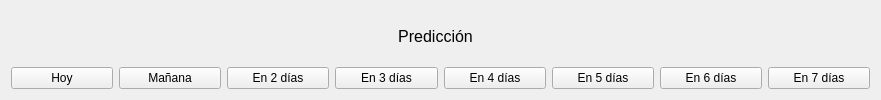
         <widget class="QWidget" name="widget" native="true">
          <property name="maximumSize">
           <size>
            <width>16777215</width>
            <height>100</height>
           </size>
          </property>
          <layout class="QGridLayout" name="gridLayout_3">
           <item row="0" column="0">
            <widget class="QWidget" name="widget_5" native="true">
             <layout class="QHBoxLayout" name="horizontalLayout_5">
              <item>
               <layout class="QHBoxLayout" name="horizontalLayout_4">
                <item>
                 <spacer name="horizontalSpacer_3">
                  <property name="orientation">
                   <enum>Qt::Horizontal</enum>
                  </property>
                  <property name="sizeHint" stdset="0">
                   <size>
                    <width>378</width>
                    <height>20</height>
                   </size>
                  </property>
                 </spacer>
                </item>
                <item>
                 <widget class="QLabel" name="label">
                  <property name="font">
                   <font>
                    <pointsize>12</pointsize>
                   </font>
                  </property>
                  <property name="autoFillBackground">
                   <bool>false</bool>
                  </property>
                  <property name="text">
                   <string>Predicción</string>
                  </property>
                  <property name="alignment">
                   <set>Qt::AlignCenter</set>
                  </property>
                 </widget>
                </item>
                <item>
                 <spacer name="horizontalSpacer_4">
                  <property name="orientation">
                   <enum>Qt::Horizontal</enum>
                  </property>
                  <property name="sizeHint" stdset="0">
                   <size>
                    <width>388</width>
                    <height>20</height>
                   </size>
                  </property>
                 </spacer>
                </item>
               </layout>
              </item>
             </layout>
            </widget>
           </item>
           <item row="1" column="0">
            <layout class="QHBoxLayout" name="divDiasRf">
             <item>
              <widget class="QPushButton" name="btnHoy">
               <property name="text">
                <string>Hoy</string>
               </property>
               <property name="checkable">
                <bool>true</bool>
               </property>
               <property name="autoExclusive">
                <bool>true</bool>
               </property>
              </widget>
             </item>
             <item>
              <widget class="QPushButton" name="btnManiana">
               <property name="text">
                <string>Mañana</string>
               </property>
               <property name="checkable">
                <bool>true</bool>
               </property>
               <property name="autoExclusive">
                <bool>true</bool>
               </property>
              </widget>
             </item>
             <item>
              <widget class="QPushButton" name="btn2dias">
               <property name="text">
                <string>En 2 días</string>
               </property>
               <property name="checkable">
                <bool>true</bool>
               </property>
               <property name="autoExclusive">
                <bool>true</bool>
               </property>
              </widget>
             </item>
             <item>
              <widget class="QPushButton" name="btn3dias">
               <property name="text">
                <string>En 3 días</string>
               </property>
               <property name="checkable">
                <bool>true</bool>
               </property>
               <property name="autoExclusive">
                <bool>true</bool>
               </property>
              </widget>
             </item>
             <item>
              <widget class="QPushButton" name="btn4dias">
               <property name="text">
                <string>En 4 días</string>
               </property>
               <property name="checkable">
                <bool>true</bool>
               </property>
               <property name="autoExclusive">
                <bool>true</bool>
               </property>
              </widget>
             </item>
             <item>
              <widget class="QPushButton" name="btn5dias">
               <property name="text">
                <string>En 5 días</string>
               </property>
               <property name="checkable">
                <bool>true</bool>
               </property>
               <property name="autoExclusive">
                <bool>true</bool>
               </property>
              </widget>
             </item>
             <item>
              <widget class="QPushButton" name="btn6dias">
               <property name="text">
                <string>En 6 días</string>
               </property>
               <property name="checkable">
                <bool>true</bool>
               </property>
               <property name="autoExclusive">
                <bool>true</bool>
               </property>
              </widget>
             </item>
             <item>
              <widget class="QPushButton" name="btn7dias">
               <property name="text">
                <string>En 7 días</string>
               </property>
               <property name="checkable">
                <bool>true</bool>
               </property>
               <property name="autoExclusive">
                <bool>true</bool>
               </property>
              </widget>
             </item>
            </layout>
           </item>
          </layout>
         </widget>
